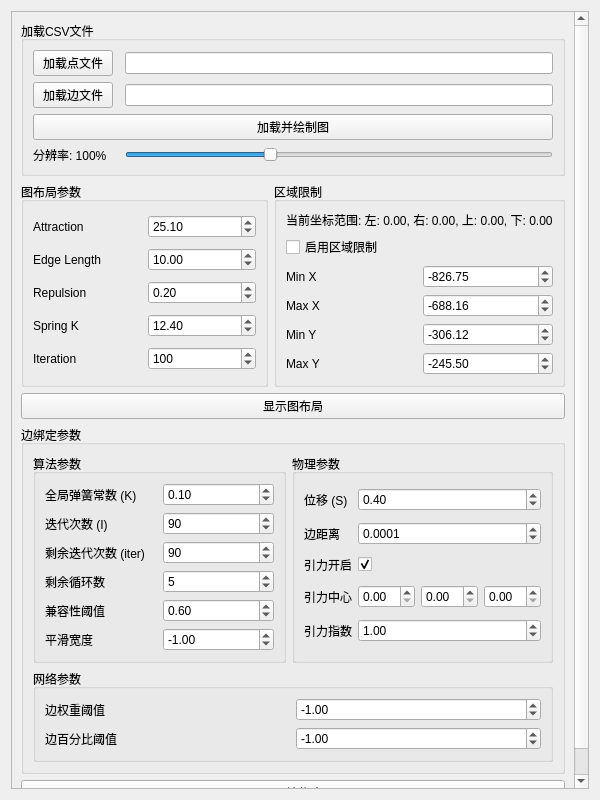
<?xml version="1.0" encoding="UTF-8"?>
<ui version="4.0">
  <class>GraphRenderer</class>
  <widget class="QWidget" name="GraphRenderer">
    <property name="geometry">
      <rect>
        <x>0</x>
        <y>0</y>
        <width>600</width>
        <height>800</height>
      </rect>
    </property>
    <property name="windowTitle">
      <string>图布局控制面板</string>
    </property>
    <layout class="QVBoxLayout" name="verticalLayout">
      <item>
        <widget class="QScrollArea" name="scrollArea">
          <property name="horizontalScrollBarPolicy">
            <enum>Qt::ScrollBarAlwaysOff</enum>
          </property>
          <property name="widgetResizable">
            <bool>true</bool>
          </property>
          <widget class="QWidget" name="scrollAreaWidgetContents_main">
            <property name="geometry">
              <rect>
                <x>0</x>
                <y>0</y>
                <width>580</width>
                <height>780</height>
              </rect>
            </property>
            <layout class="QVBoxLayout" name="verticalLayout_2">
              <item>
                <widget class="QGroupBox" name="groupBoxLoadCSV">
                  <property name="title">
                    <string>加载CSV文件</string>
                  </property>
                  <layout class="QGridLayout" name="gridLayoutLoadCSV">
                    <item row="2" column="0" colspan="3">
                      <widget class="QPushButton" name="loadAndDrawGraphButton">
                        <property name="text">
                          <string>加载并绘制图</string>
                        </property>
                      </widget>
                    </item>
                    <item row="1" column="2">
                      <widget class="QLineEdit" name="edgesFilePath"/>
                    </item>
                    <item row="1" column="0">
                      <widget class="QPushButton" name="loadEdgesButton">
                        <property name="text">
                          <string>加载边文件</string>
                        </property>
                      </widget>
                    </item>
                    <item row="0" column="2">
                      <widget class="QLineEdit" name="pointsFilePath"/>
                    </item>
                    <item row="0" column="0">
                      <widget class="QPushButton" name="loadPointsButton">
                        <property name="text">
                          <string>加载点文件</string>
                        </property>
                      </widget>
                    </item>
                    <item row="3" column="0">
                      <widget class="QLabel" name="sizeLabel">
                        <property name="text">
                          <string>分辨率: 100%</string>
                        </property>
                      </widget>
                    </item>
                    <item row="3" column="2">
                      <widget class="QSlider" name="sizeSlider">
                        <property name="minimum">
                          <number>50</number>
                        </property>
                        <property name="maximum">
                          <number>200</number>
                        </property>
                        <property name="value">
                          <number>100</number>
                        </property>
                        <property name="orientation">
                          <enum>Qt::Horizontal</enum>
                        </property>
                      </widget>
                    </item>
                  </layout>
                </widget>
              </item>
              <item>
                <layout class="QHBoxLayout" name="horizontalLayout">
                  <item>
                    <widget class="QGroupBox" name="groupBoxLayoutParams">
                      <property name="title">
                        <string>图布局参数</string>
                      </property>
                      <layout class="QGridLayout" name="gridLayout">
                        <item row="0" column="0">
                          <widget class="QLabel" name="labelAttraction">
                            <property name="text">
                              <string>Attraction</string>
                            </property>
                          </widget>
                        </item>
                        <item row="0" column="1">
                          <widget class="QDoubleSpinBox" name="spinBoxAttraction">
                            <property name="minimum">
                              <double>-100.000000000000000</double>
                            </property>
                            <property name="value">
                              <double>25.100000000000001</double>
                            </property>
                          </widget>
                        </item>
                        <item row="1" column="0">
                          <widget class="QLabel" name="labelEdgeLength">
                            <property name="text">
                              <string>Edge Length</string>
                            </property>
                          </widget>
                        </item>
                        <item row="1" column="1">
                          <widget class="QDoubleSpinBox" name="spinBoxEdgeLength">
                            <property name="minimum">
                              <double>-100.000000000000000</double>
                            </property>
                            <property name="value">
                              <double>10.000000000000000</double>
                            </property>
                          </widget>
                        </item>
                        <item row="2" column="0">
                          <widget class="QLabel" name="labelRepulsion">
                            <property name="text">
                              <string>Repulsion</string>
                            </property>
                          </widget>
                        </item>
                        <item row="2" column="1">
                          <widget class="QDoubleSpinBox" name="spinBoxRepulsion">
                            <property name="minimum">
                              <double>-100.000000000000000</double>
                            </property>
                            <property name="value">
                              <double>0.200000000000000</double>
                            </property>
                          </widget>
                        </item>
                        <item row="3" column="0">
                          <widget class="QLabel" name="labelSpringK">
                            <property name="text">
                              <string>Spring K</string>
                            </property>
                          </widget>
                        </item>
                        <item row="3" column="1">
                          <widget class="QDoubleSpinBox" name="spinBoxSpringK">
                            <property name="minimum">
                              <double>-100.000000000000000</double>
                            </property>
                            <property name="value">
                              <double>12.400000000000000</double>
                            </property>
                          </widget>
                        </item>
                        <item row="4" column="0">
                          <widget class="QLabel" name="labelIteration">
                            <property name="text">
                              <string>Iteration</string>
                            </property>
                          </widget>
                        </item>
                        <item row="4" column="1">
                          <widget class="QSpinBox" name="spinBoxIteration">
                            <property name="maximum">
                              <number>1000000</number>
                            </property>
                            <property name="value">
                              <number>100</number>
                            </property>
                          </widget>
                        </item>
                      </layout>
                    </widget>
                  </item>
                  <item>
                    <widget class="QGroupBox" name="groupBoxRegionRestriction">
                      <property name="title">
                        <string>区域限制</string>
                      </property>
                      <layout class="QGridLayout" name="gridLayoutRegion">
                        <item row="3" column="1">
                          <widget class="QDoubleSpinBox" name="spinBoxMinX">
                            <property name="minimum">
                              <double>-10000.000000000000000</double>
                            </property>
                            <property name="maximum">
                              <double>10000.000000000000000</double>
                            </property>
                            <property name="value">
                              <double>-826.750000000000000</double>
                            </property>
                          </widget>
                        </item>
                        <item row="5" column="0">
                          <widget class="QLabel" name="labelMinY">
                            <property name="text">
                              <string>Min Y</string>
                            </property>
                          </widget>
                        </item>
                        <item row="4" column="0">
                          <widget class="QLabel" name="labelMaxX">
                            <property name="text">
                              <string>Max X</string>
                            </property>
                          </widget>
                        </item>
                        <item row="1" column="0" colspan="2">
                          <widget class="QLabel" name="labelCurrentCoordRange">
                            <property name="text">
                              <string>当前坐标范围: 左: 0.00, 右: 0.00, 上: 0.00, 下: 0.00</string>
                            </property>
                          </widget>
                        </item>
                        <item row="6" column="1">
                          <widget class="QDoubleSpinBox" name="spinBoxMaxY">
                            <property name="minimum">
                              <double>-10000.000000000000000</double>
                            </property>
                            <property name="maximum">
                              <double>10000.989999999999782</double>
                            </property>
                            <property name="value">
                              <double>-245.500000000000000</double>
                            </property>
                          </widget>
                        </item>
                        <item row="4" column="1">
                          <widget class="QDoubleSpinBox" name="spinBoxMaxX">
                            <property name="minimum">
                              <double>-10000.000000000000000</double>
                            </property>
                            <property name="maximum">
                              <double>9999.000000000000000</double>
                            </property>
                            <property name="value">
                              <double>-688.159999999999968</double>
                            </property>
                          </widget>
                        </item>
                        <item row="5" column="1">
                          <widget class="QDoubleSpinBox" name="spinBoxMinY">
                            <property name="minimum">
                              <double>-10000.000000000000000</double>
                            </property>
                            <property name="maximum">
                              <double>10000.989999999999782</double>
                            </property>
                            <property name="value">
                              <double>-306.120000000000005</double>
                            </property>
                          </widget>
                        </item>
                        <item row="6" column="0">
                          <widget class="QLabel" name="labelMaxY">
                            <property name="text">
                              <string>Max Y</string>
                            </property>
                          </widget>
                        </item>
                        <item row="3" column="0">
                          <widget class="QLabel" name="labelMinX">
                            <property name="text">
                              <string>Min X</string>
                            </property>
                          </widget>
                        </item>
                        <item row="2" column="0">
                          <widget class="QCheckBox" name="checkBoxRegionRestriction">
                            <property name="text">
                              <string>启用区域限制</string>
                            </property>
                          </widget>
                        </item>
                      </layout>
                    </widget>
                  </item>
                </layout>
              </item>
              <item>
                <widget class="QPushButton" name="showGraphLayoutButton">
                  <property name="text">
                    <string>显示图布局</string>
                  </property>
                </widget>
              </item>
              <item>
                <widget class="QGroupBox" name="groupBoxEdgeBundlingParams">
                  <property name="title">
                    <string>边绑定参数</string>
                  </property>
                  <layout class="QVBoxLayout" name="verticalLayoutEdgeBundling">
                    <item>
                      <layout class="QVBoxLayout" name="verticalLayoutMain">
                        <item>
                          <layout class="QHBoxLayout" name="horizontalLayoutParams">
                            <item>
                              <widget class="QGroupBox" name="groupBoxAlgorithmParams">
                                <property name="title">
                                  <string>算法参数</string>
                                </property>
                                <layout class="QGridLayout" name="gridLayoutAlgorithm">
                                  <item row="0" column="0">
                                    <widget class="QLabel" name="labelGlobalSpringConstant">
                                      <property name="text">
                                        <string>全局弹簧常数 (K)</string>
                                      </property>
                                    </widget>
                                  </item>
                                  <item row="0" column="1">
                                    <widget class="QDoubleSpinBox" name="spinBoxGlobalSpringConstant">
                                      <property name="value">
                                        <double>0.100000000000000</double>
                                      </property>
                                    </widget>
                                  </item>
                                  <item row="1" column="0">
                                    <widget class="QLabel" name="labelNumberOfIterations">
                                      <property name="text">
                                        <string>迭代次数 (I)</string>
                                      </property>
                                    </widget>
                                  </item>
                                  <item row="1" column="1">
                                    <widget class="QSpinBox" name="spinBoxNumberOfIterations">
                                      <property name="value">
                                        <number>90</number>
                                      </property>
                                    </widget>
                                  </item>
                                  <item row="2" column="0">
                                    <widget class="QLabel" name="labelRemainingIterations">
                                      <property name="text">
                                        <string>剩余迭代次数 (iter)</string>
                                      </property>
                                    </widget>
                                  </item>
                                  <item row="2" column="1">
                                    <widget class="QSpinBox" name="spinBoxRemainingIterations">
                                      <property name="value">
                                        <number>90</number>
                                      </property>
                                    </widget>
                                  </item>
                                  <item row="3" column="0">
                                    <widget class="QLabel" name="labelCyclesLeft">
                                      <property name="text">
                                        <string>剩余循环数</string>
                                      </property>
                                    </widget>
                                  </item>
                                  <item row="3" column="1">
                                    <widget class="QSpinBox" name="spinBoxCyclesLeft">
                                      <property name="value">
                                        <number>5</number>
                                      </property>
                                    </widget>
                                  </item>
                                  <item row="4" column="0">
                                    <widget class="QLabel" name="labelCompatibilityThreshold">
                                      <property name="text">
                                        <string>兼容性阈值</string>
                                      </property>
                                    </widget>
                                  </item>
                                  <item row="4" column="1">
                                    <widget class="QDoubleSpinBox" name="spinBoxCompatibilityThreshold">
                                      <property name="value">
                                        <double>0.600000000000000</double>
                                      </property>
                                    </widget>
                                  </item>
                                  <item row="5" column="0">
                                    <widget class="QLabel" name="labelSmoothWidth">
                                      <property name="text">
                                        <string>平滑宽度</string>
                                      </property>
                                    </widget>
                                  </item>
                                  <item row="5" column="1">
                                    <widget class="QDoubleSpinBox" name="spinBoxSmoothWidth">
                                      <property name="minimum">
                                        <double>-100.000000000000000</double>
                                      </property>
                                      <property name="value">
                                        <double>-1.000000000000000</double>
                                      </property>
                                    </widget>
                                  </item>
                                </layout>
                              </widget>
                            </item>
                            <item>
                              <widget class="QGroupBox" name="groupBoxPhysicalParams">
                                <property name="title">
                                  <string>物理参数</string>
                                </property>
                                <layout class="QGridLayout" name="gridLayoutPhysical">
                                  <item row="0" column="0">
                                    <widget class="QLabel" name="labelDisplacement">
                                      <property name="text">
                                        <string>位移 (S)</string>
                                      </property>
                                    </widget>
                                  </item>
                                  <item row="0" column="1">
                                    <widget class="QDoubleSpinBox" name="spinBoxDisplacement">
                                      <property name="decimals">
                                        <number>2</number>
                                      </property>
                                      <property name="value">
                                        <double>0.400000000000000</double>
                                      </property>
                                    </widget>
                                  </item>
                                  <item row="1" column="0">
                                    <widget class="QLabel" name="labelEdgeDistance">
                                      <property name="text">
                                        <string>边距离</string>
                                      </property>
                                    </widget>
                                  </item>
                                  <item row="1" column="1">
                                    <widget class="QDoubleSpinBox" name="spinBoxEdgeDistance">
                                      <property name="decimals">
                                        <number>4</number>
                                      </property>
                                      <property name="value">
                                        <double>0.000100000000000</double>
                                      </property>
                                    </widget>
                                  </item>
                                  <item row="2" column="0">
                                    <widget class="QLabel" name="labelGravitationIsOn">
                                      <property name="text">
                                        <string>引力开启</string>
                                      </property>
                                    </widget>
                                  </item>
                                  <item row="2" column="1">
                                    <widget class="QCheckBox" name="checkBoxGravitationIsOn">
                                      <property name="checked">
                                        <bool>true</bool>
                                      </property>
                                    </widget>
                                  </item>
                                  <item row="3" column="0">
                                    <widget class="QLabel" name="labelGravitationCenter">
                                      <property name="text">
                                        <string>引力中心</string>
                                      </property>
                                    </widget>
                                  </item>
                                  <item row="3" column="1">
                                    <layout class="QHBoxLayout" name="spinBoxGravitationCenterSet">
                                      <item>
                                        <widget class="QDoubleSpinBox" name="spinBoxGravitationCenterX"/>
                                      </item>
                                      <item>
                                        <widget class="QDoubleSpinBox" name="spinBoxGravitationCenterY"/>
                                      </item>
                                      <item>
                                        <widget class="QDoubleSpinBox" name="spinBoxGravitationCenterZ"/>
                                      </item>
                                    </layout>
                                  </item>
                                  <item row="4" column="0">
                                    <widget class="QLabel" name="labelGravitationExponent">
                                      <property name="text">
                                        <string>引力指数</string>
                                      </property>
                                    </widget>
                                  </item>
                                  <item row="4" column="1">
                                    <widget class="QDoubleSpinBox" name="spinBoxGravitationExponent">
                                      <property name="value">
                                        <double>1.000000000000000</double>
                                      </property>
                                    </widget>
                                  </item>
                                </layout>
                              </widget>
                            </item>
                          </layout>
                        </item>
                        <item>
                          <widget class="QGroupBox" name="groupBoxNetworkParams">
                            <property name="title">
                              <string>网络参数</string>
                            </property>
                            <layout class="QGridLayout" name="gridLayoutNetwork">
                              <item row="0" column="0">
                                <widget class="QLabel" name="labelEdgeWeightThreshold">
                                  <property name="text">
                                    <string>边权重阈值</string>
                                  </property>
                                </widget>
                              </item>
                              <item row="0" column="1">
                                <widget class="QDoubleSpinBox" name="spinBoxEdgeWeightThreshold">
                                  <property name="minimum">
                                    <double>-100.000000000000000</double>
                                  </property>
                                  <property name="value">
                                    <double>-1.000000000000000</double>
                                  </property>
                                </widget>
                              </item>
                              <item row="1" column="0">
                                <widget class="QLabel" name="labelEdgePercentageThreshold">
                                  <property name="text">
                                    <string>边百分比阈值</string>
                                  </property>
                                </widget>
                              </item>
                              <item row="1" column="1">
                                <widget class="QDoubleSpinBox" name="spinBoxEdgePercentageThreshold">
                                  <property name="minimum">
                                    <double>-100.000000000000000</double>
                                  </property>
                                  <property name="value">
                                    <double>-1.000000000000000</double>
                                  </property>
                                </widget>
                              </item>
                            </layout>
                          </widget>
                        </item>
                      </layout>
                    </item>
                  </layout>
                </widget>
              </item>
              <item>
                <widget class="QPushButton" name="showEdgeBundlingButton">
                  <property name="text">
                    <string>显示边绑定</string>
                  </property>
                </widget>
              </item>
            </layout>
          </widget>
        </widget>
      </item>
    </layout>
  </widget>
  <resources/>
  <connections/>
</ui>
